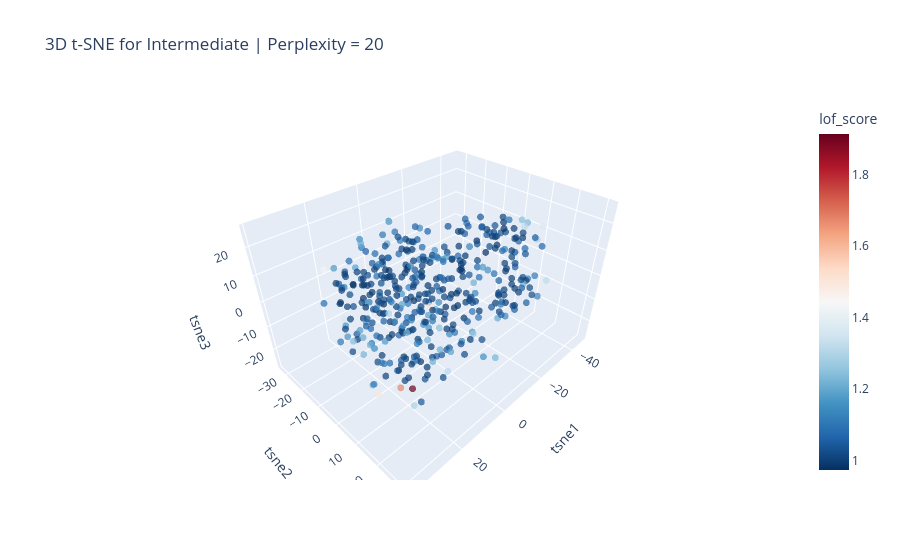

Notebook cell for this chart:
### Code cell
p = 20

inter_df = rank_sne["Intermediate"].copy()
inter_X = inter_df.select_dtypes(include="number")

scaler = StandardScaler()
inter_scaled = scaler.fit_transform(inter_X)

coords_inter = TSNE(n_components=3,perplexity=p,random_state=42).fit_transform(inter_scaled)

lof = LocalOutlierFactor(n_neighbors=20)
lof.fit(inter_scaled)
outlier_score = -lof.negative_outlier_factor_

plot_df = pd.DataFrame(coords_inter, columns=["tsne1", "tsne2", "tsne3"])
plot_df["lof_score"] = outlier_score

fig = px.scatter_3d(
    plot_df,
    x="tsne1",
    y="tsne2",
    z="tsne3",
    color="lof_score",
    color_continuous_scale="RdBu_r",
    opacity=0.7,
    hover_data=["lof_score"],
    title=f"3D t-SNE for Intermediate | Perplexity = {p}"
)

fig.update_traces(marker=dict(size=4))
fig.show()

### Figure 1 — Plotly figure (JSON) as saved in the notebook; plotly's stock layout.template omitted (floating-point values rounded to 4 significant figures; data arrays with more than 128 entries replaced by an {"elided": "..."} marker saying what was removed)
{"data": [{"customdata": {"elided": "421x1 float values"}, "hovertemplate": "tsne1=%{x}<br>tsne2=%{y}<br>tsne3=%{z}<br>lof_score=%{marker.color}<extra></extra>", "legendgroup": "", "marker": {"color": {"elided": "421 float values"}, "coloraxis": "coloraxis", "opacity": 0.7, "size": 4, "symbol": "circle"}, "mode": "markers", "name": "", "scene": "scene", "showlegend": false, "type": "scatter3d", "x": {"elided": "421 float values"}, "y": {"elided": "421 float values"}, "z": {"elided": "421 float values"}}], "layout": {"coloraxis": {"colorbar": {"title": {"text": "lof_score"}}, "colorscale": [[0, "rgb(5,48,97)"], [0.1, "rgb(33,102,172)"], [0.2, "rgb(67,147,195)"], [0.3, "rgb(146,197,222)"], [0.4, "rgb(209,229,240)"], [0.5, "rgb(247,247,247)"], [0.6, "rgb(253,219,199)"], [0.7, "rgb(244,165,130)"], [0.8, "rgb(214,96,77)"], [0.9, "rgb(178,24,43)"], [1, "rgb(103,0,31)"]]}, "legend": {"tracegroupgap": 0}, "scene": {"domain": {"x": [0, 1], "y": [0, 1]}, "xaxis": {"title": {"text": "tsne1"}}, "yaxis": {"title": {"text": "tsne2"}}, "zaxis": {"title": {"text": "tsne3"}}}, "title": {"text": "3D t-SNE for Intermediate | Perplexity = 20"}}}
